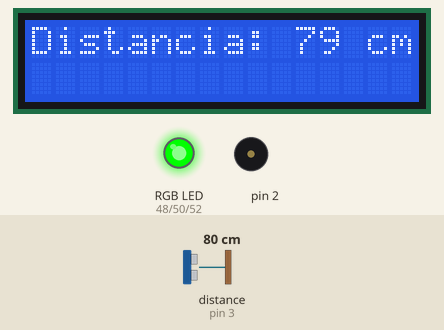
This sketch was run on a simulated Arduino Mega 2560, built with avr-gcc and run on an emulated ATmega2560. Shown: 16×2 character LCD, an RGB LED mixed from three pins (HIGH = lit), buzzer (waves = sounding). Wiring (inferred from the names in the program): ultrasonic range finder: trigger pin 4; echo pin 3. The inputs (shaded band) are chosen by the test bench; at power-on: distance to the obstacle (sensor on pin 3) 80 cm. The echo pulse lasts 58.3 µs per cm; pins used as bus, display or sensor lines are not drawn; what the sketch prints to the serial monitor is not drawn.

Above: at 1.2 s.
1.3 s: distance to the obstacle (sensor on pin 3) set to 24 cm
At 2.6 s:
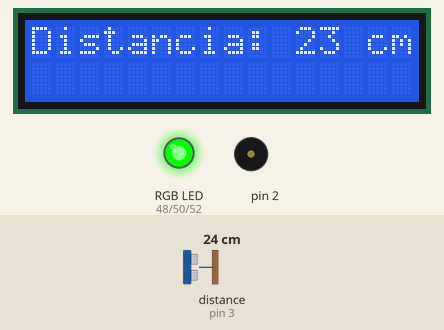
3.0 s: distance to the obstacle (sensor on pin 3) set to 19 cm
At 4.5 s:
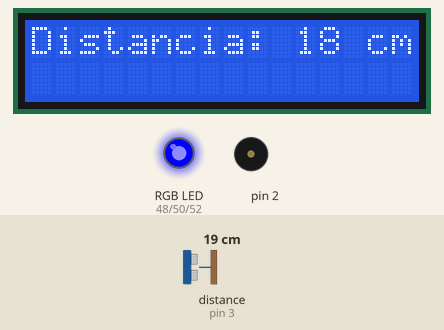
5.1 s: distance to the obstacle (sensor on pin 3) set to 13 cm
At 6.1 s:
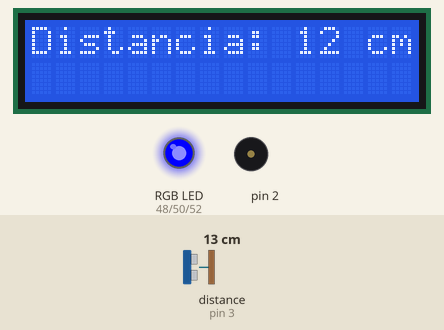
6.6 s: distance to the obstacle (sensor on pin 3) set to 10 cm
At 7.9 s:
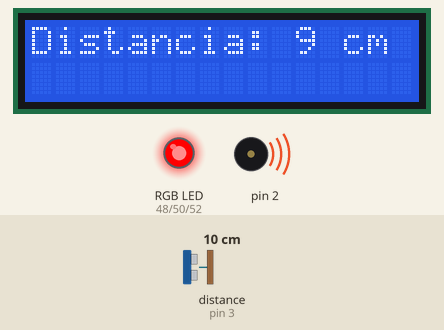
Timing chart, 0 to 10.6 s (numbered marks = the images above; inputs shaded):
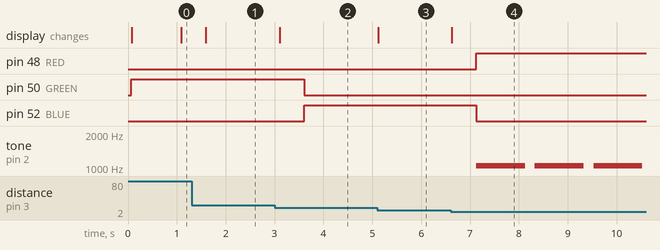

The sketch:

Ultrasonido_con_Pantalla_LCD.ino
```cpp
// SENSOR DE ULTRASONIDO CON PANTALLA LCD

// Llamado de libreria de la pantalla LCD
#include <LiquidCrystal.h>
LiquidCrystal lcd(7, 8, 9, 10, 11, 12);

//Definicion de Pins y Variables del sensor de distancia
const int trigPin = 4;
const int echoPin = 3;
long duracion;
int distancia;
int ultimaDistancia = 0;

// Define Pins del led RGB
#define RED 48
#define GREEN 50
#define BLUE 52

void setup() {
 pinMode (trigPin, OUTPUT);
 pinMode (echoPin, INPUT);

 Serial.begin (9600);

lcd.begin(16, 2);
lcd.print(distancia);

pinMode(RED, OUTPUT);
pinMode(GREEN, OUTPUT);
pinMode(BLUE, OUTPUT);
digitalWrite(RED, LOW);
digitalWrite(GREEN, HIGH);
digitalWrite(BLUE, LOW);
}

void loop() {
  digitalWrite(trigPin, LOW); //apagar sensor en estado inicial
  delayMicroseconds(2); // tiempo de apagado del sensor

  digitalWrite(trigPin, HIGH); // Start Sensor
  delayMicroseconds(10);
  digitalWrite(trigPin, LOW);

  duracion = pulseIn(echoPin, HIGH); // Secuencia de funcionamiento del Sensor
  distancia = (duracion * 0.034) / 2;

  if(distancia != ultimaDistancia)
  {
    lcd.clear();
    lcd.setCursor(0, 0);
    lcd.print("Distancia: ");
    lcd.print(distancia);
    lcd.print(" cm");
    ultimaDistancia = distancia;
 }

  delay(500);
  Serial.println(distancia);

// Secuencia de luces LEDS

  if(distancia <= 10)
  {
    digitalWrite(RED, HIGH);
    digitalWrite(GREEN, LOW);
    digitalWrite(BLUE, LOW);
    tone(2, 1047, 1000);  // Activacion del Buzzer
    delay (700);
  }
 else if(distancia > 10  && distancia <= 20)
  {
    digitalWrite(RED, LOW);
    digitalWrite(GREEN, LOW);
    digitalWrite(BLUE, HIGH);
  }
 else if(distancia > 20)
  {
    digitalWrite(RED, LOW);
    digitalWrite(GREEN, HIGH);
    digitalWrite(BLUE, LOW);
  }
}
```

Measured:
- the behaviour switches between 22 and 21 cm on distance to the obstacle (sensor on pin 3) (found by bisection; images 1 and 2)
- the behaviour switches between 12 and 11 cm on distance to the obstacle (sensor on pin 3) (found by bisection; images 3 and 4)
- after the input at 1.3 s, the display: changes after 0.29 s (image 1)
- after the input at 3.0 s, pin 50 (GREEN): HIGH → LOW after 0.60 s; pin 52 (BLUE): LOW → HIGH after 0.60 s; the display: changes after 0.10 s (image 2)
- after the input at 5.1 s, the display: changes at once (image 3)
- after the input at 6.6 s, pin 48 (RED): LOW → HIGH after 0.52 s; pin 52 (BLUE): HIGH → LOW after 0.52 s; tone on pin 2: alternates 1047 Hz for 1.0 s and silent for 0.20 s, starting after 0.52 s; the display: changes at once (image 4)
